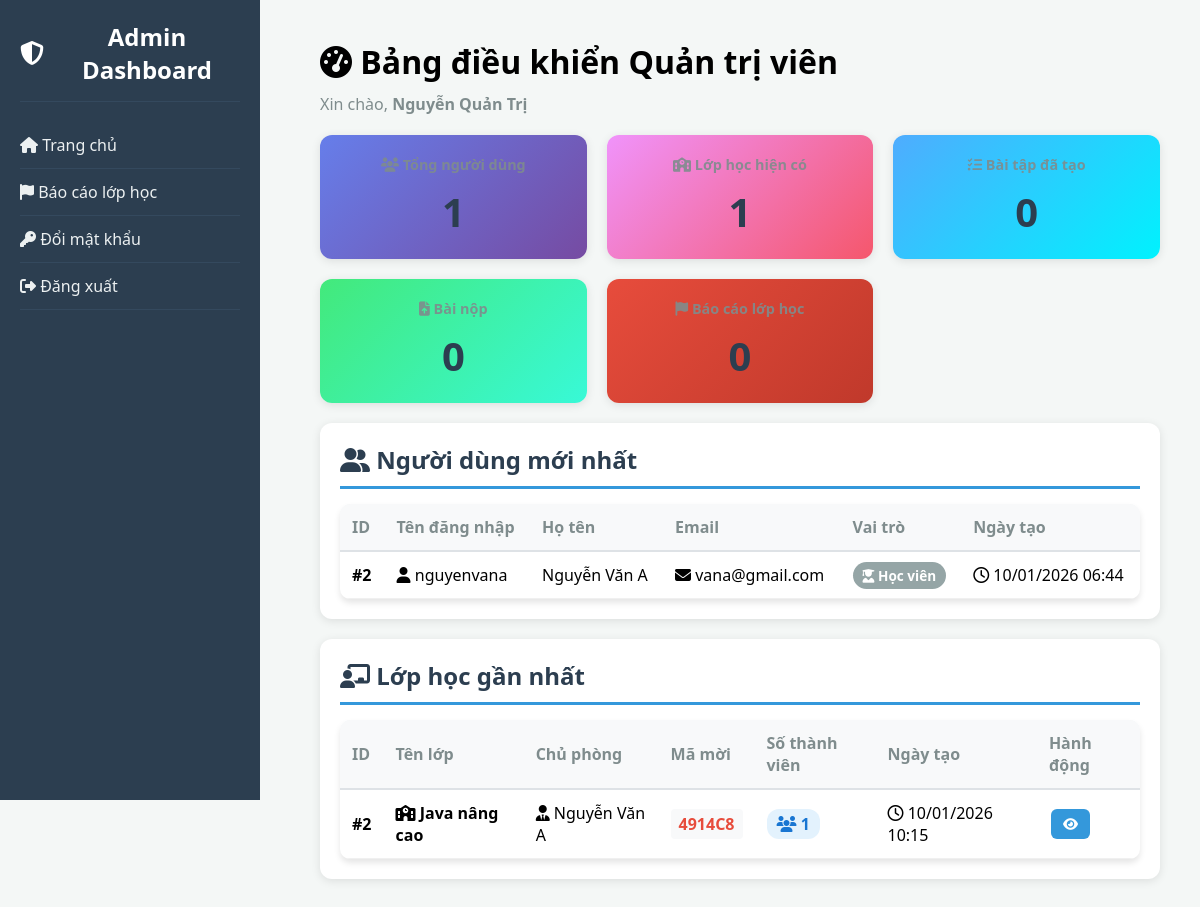
The page /dashboard/admin_dashboard.php (signed in) on the database as committed earlier.
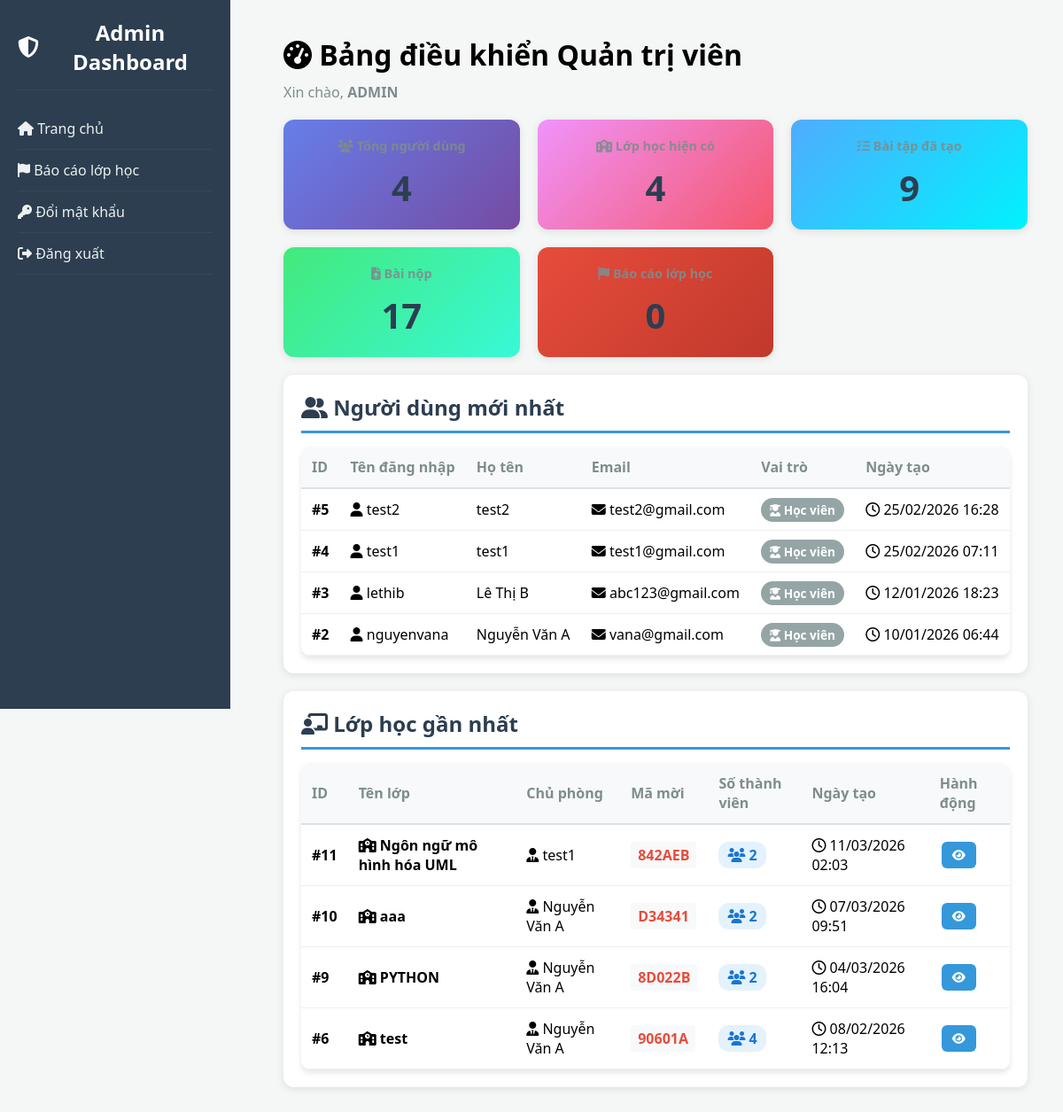
The same page on the database as committed later.
### tables this page shows
CREATE TABLE `users` (
  `id` int(11) NOT NULL,
  `username` varchar(50) NOT NULL,
  `password` varchar(255) NOT NULL,
  `email` varchar(100) NOT NULL,
  `full_name` varchar(100) NOT NULL,
  `role` enum('admin','user') DEFAULT 'user',
  `created_at` timestamp NOT NULL DEFAULT current_timestamp(),
  `status` enum('active','locked') DEFAULT 'active'
);

CREATE TABLE `classes` (
  `id` int(11) NOT NULL,
  `class_name` varchar(255) NOT NULL,
  `description` text DEFAULT NULL,
  `owner_id` int(11) DEFAULT NULL,
  `invite_code` varchar(10) DEFAULT NULL,
  `created_at` timestamp NOT NULL DEFAULT current_timestamp(),
  `type` enum('public','private') DEFAULT 'public',
  `requirements` text DEFAULT NULL
);

### dashboard/admin_dashboard.php (the view, shortened to what this page needs)
<?php
require_once __DIR__ . '/../config/db_config.php';
$admin_id = $_SESSION['user_id'];
$sql_admin = "SELECT full_name, username FROM users WHERE id = '$admin_id'";
$result_admin = mysqli_query($conn, $sql_admin);
$admin_data = mysqli_fetch_assoc($result_admin);
$admin_name = $admin_data['full_name'] ? $admin_data['full_name'] : $_SESSION['username'];
$sql_total_users = "SELECT COUNT(*) as total FROM users WHERE role != 'admin'";
$result_users = mysqli_query($conn, $sql_total_users);
$total_users = mysqli_fetch_assoc($result_users)['total'];
$sql_total_classes = "SELECT COUNT(*) as total FROM classes";
$result_classes = mysqli_query($conn, $sql_total_classes);
$total_classes = mysqli_fetch_assoc($result_classes)['total'];
$sql_total_assignments = "SELECT COUNT(*) as total FROM assignments";
$result_assignments = mysqli_query($conn, $sql_total_assignments);
$total_assignments = mysqli_fetch_assoc($result_assignments)['total'];
$sql_total_submissions = "SELECT COUNT(*) as total FROM submissions";
$result_submissions = mysqli_query($conn, $sql_total_submissions);
$total_submissions = mysqli_fetch_assoc($result_submissions)['total'];
$sql_total_reports = "SELECT COUNT(*) as total FROM reports WHERE report_type = 'class'";
$result_reports = mysqli_query($conn, $sql_total_reports);
$total_reports = mysqli_fetch_assoc($result_reports)['total'];
$sql_recent_users = "SELECT id, username, full_name, email, role, created_at
                     FROM users
                     WHERE role != 'admin'
                     ORDER BY created_at DESC
                     LIMIT 10";
$result_recent_users = mysqli_query($conn, $sql_recent_users);
$sql_recent_classes = "SELECT c.*, u.full_name as owner_name,
                       (SELECT COUNT(*) FROM class_members WHERE class_id = c.id) as member_count
                       FROM classes c
                       JOIN users u ON c.owner_id = u.id
                       ORDER BY c.created_at DESC
                       LIMIT 10";
$result_recent_classes = mysqli_query($conn, $sql_recent_classes);
$style_css_ver = @filemtime(__DIR__ . '/../assets/css/style.css');
$admin_style_ver = @filemtime(__DIR__ . '/../assets/css/admin_style.css');
?>
<!DOCTYPE html>
<html lang="vi">
<head>
    <link rel="stylesheet" href="/E_learning/assets/css/style.css?v=<?php echo $style_css_ver ?: time(); ?>">
    <link rel="stylesheet" href="/E_learning/assets/css/admin_style.css?v=<?php echo $admin_style_ver ?: time(); ?>">
    <link rel="stylesheet" href="https://cdnjs.cloudflare.com/ajax/libs/font-awesome/6.4.0/css/all.min.css">
</head>
<body class="admin-dashboard-page">
    <div class="sidebar">
        <h2><i class="fas fa-shield-alt"></i> Admin Dashboard</h2>
        <ul>
            <li><a href="/E_learning/dashboard/admin_dashboard.php"><i class="fas fa-home"></i> Trang chủ</a></li>
            <li><a href="/E_learning/views/view_reports.php"><i class="fas fa-flag"></i> Báo cáo lớp học</a></li>
            <li><a href="/E_learning/modules/auth/change_password.php"><i class="fas fa-key"></i> Đổi mật khẩu</a></li>
            <li><a href="/E_learning/modules/auth/logout.php"><i class="fas fa-sign-out-alt"></i> Đăng xuất</a></li>
        </ul>
    </div>
    <div class="main-content">
        <header>
            <h1><i class="fas fa-tachometer-alt"></i> Bảng điều khiển Quản trị viên</h1>
            <p class="admin-welcome-text">Xin chào, <strong><?php echo htmlspecialchars($admin_name); ?></strong></p>
        </header>
        <section class="stats">
            <div class="card blue">
                <h3><i class="fas fa-users"></i> Tổng người dùng</h3>
                <p><?php echo number_format($total_users); ?></p>
            </div>
            <div class="card green">
                <h3><i class="fas fa-school"></i> Lớp học hiện có</h3>
                <p><?php echo number_format($total_classes); ?></p>
            </div>
            <div class="card orange">
                <h3><i class="fas fa-tasks"></i> Bài tập đã tạo</h3>
                <p><?php echo number_format($total_assignments); ?></p>
            </div>
            <div class="card purple">
                <h3><i class="fas fa-file-upload"></i> Bài nộp</h3>
                <p><?php echo number_format($total_submissions); ?></p>
            </div>
            <a href="/E_learning/views/view_reports.php" class="stats-link-card">
                <div class="card card-report">
                    <h3><i class="fas fa-flag"></i> Báo cáo lớp học</h3>
                    <p><?php echo number_format($total_reports); ?></p>
                </div>
            </a>
        </section>
        <section class="table-container">
            <h2><i class="fas fa-user-friends"></i> Người dùng mới nhất</h2>
            <table>
                <thead>
                    <tr>
                        <th>ID</th>
                        <th>Tên đăng nhập</th>
                        <th>Họ tên</th>
                        <th>Email</th>
                        <th>Vai trò</th>
                        <th>Ngày tạo</th>
                    </tr>
                </thead>
                <tbody>
                    <?php if (mysqli_num_rows($result_recent_users) > 0): ?>
                        <?php while($user = mysqli_fetch_assoc($result_recent_users)): ?>
                            <tr>
                                <td><strong>#<?php echo $user['id']; ?></strong></td>
                                <td><i class="fas fa-user"></i> <?php echo htmlspecialchars($user['username']); ?></td>
                                <td><?php echo htmlspecialchars($user['full_name']); ?></td>
                                <td><i class="fas fa-envelope"></i> <?php echo htmlspecialchars($user['email']); ?></td>
                                <td>
                                    <span class="badge <?php echo ($user['role'] == 'teacher') ? 'badge-teacher' : 'badge-student'; ?>">
                                        <i class="fas fa-<?php echo ($user['role'] == 'teacher') ? 'chalkboard-teacher' : 'user-graduate'; ?>"></i>
                                        <?php echo ($user['role'] == 'teacher') ? 'Giáo viên' : 'Học viên'; ?>
                                    </span>
                                </td>
                                <td><i class="far fa-clock"></i> <?php echo date('d/m/Y H:i', strtotime($user['created_at'])); ?></td>
                            </tr>
                        <?php endwhile; ?>
                    <?php endif; ?>
                </tbody>
            </table>
        </section>
        <section class="table-container">
            <h2><i class="fas fa-chalkboard-teacher"></i> Lớp học gần nhất</h2>
            <table>
                <thead>
                    <tr>
                        <th>ID</th>
                        <th>Tên lớp</th>
                        <th>Chủ phòng</th>
                        <th>Mã mời</th>
                        <th>Số thành viên</th>
                        <th>Ngày tạo</th>
                        <th>Hành động</th>
                    </tr>
                </thead>
                <tbody>
                    <?php if (mysqli_num_rows($result_recent_classes) > 0): ?>
                        <?php while($class = mysqli_fetch_assoc($result_recent_classes)): ?>
                            <tr>
                                <td><strong>#<?php echo $class['id']; ?></strong></td>
                                <td><i class="fas fa-school"></i> <strong><?php echo htmlspecialchars($class['class_name']); ?></strong></td>
                                <td><i class="fas fa-user-tie"></i> <?php echo htmlspecialchars($class['owner_name']); ?></td>
                                <td>
                                    <code class="invite-code-pill">
                                        <?php echo $class['invite_code']; ?>
                                    </code>
                                </td>
                                <td>
                                    <span class="member-count-pill">
                                        <i class="fas fa-users"></i> <?php echo $class['member_count'] + 1; ?>
                                    </span>
                                </td>
                                <td><i class="far fa-clock"></i> <?php echo date('d/m/Y H:i', strtotime($class['created_at'])); ?></td>
                                <td>
                                    <button class="btn-action btn-view js-admin-open-class" data-class-id="<?php echo $class['id']; ?>" title="Xem chi tiết" type="button">
                                        <i class="fas fa-eye"></i>
                                    </button>
                                </td>
                            </tr>
                        <?php endwhile; ?>
                    <?php endif; ?>
                </tbody>
            </table>
        </section>
    </div>
</body>
</html>

### assets/css/style.css (style rules this page uses)
* { margin: 0; padding: 0; box-sizing: border-box; font-family: 'Segoe UI', Tahoma, Geneva, Verdana, sans-serif; }
.admin-dashboard-page .stats { display: grid; grid-template-columns: repeat(auto-fit, minmax(200px, 1fr)); gap: 20px; margin: 20px 0; }
.admin-dashboard-page .card { background: white; padding: 20px; border-radius: 12px; box-shadow: 0 2px 10px rgba(0, 0, 0, 0.1); text-align: center; transition: 0.3s; }
.admin-dashboard-page .card.blue { background: linear-gradient(135deg, #667eea 0%, #764ba2 100%); color: white; }
.admin-dashboard-page .card.green { background: linear-gradient(135deg, #f093fb 0%, #f5576c 100%); color: white; }
.admin-dashboard-page .card.orange { background: linear-gradient(135deg, #4facfe 0%, #00f2fe 100%); color: white; }
.admin-dashboard-page .card.purple { background: linear-gradient(135deg, #43e97b 0%, #38f9d7 100%); color: white; }
.admin-dashboard-page .card-report { background: linear-gradient(135deg, #e74c3c 0%, #c0392b 100%); color: white; cursor: pointer; }
.admin-dashboard-page .card h3 { margin: 0 0 10px 0; font-size: 0.9em; opacity: 0.9; }
.admin-dashboard-page .card p { margin: 0; font-size: 2.5em; font-weight: bold; }
.admin-dashboard-page .table-container { background: white; padding: 20px; border-radius: 12px; box-shadow: 0 2px 10px rgba(0, 0, 0, 0.1); margin: 20px 0; }
.admin-dashboard-page .table-container h2 { margin-top: 0; color: #2c3e50; border-bottom: 3px solid #3498db; padding-bottom: 10px; }
.admin-dashboard-page table { width: 100%; border-collapse: collapse; margin-top: 15px; }
.admin-dashboard-page thead { background: #f8f9fa; }
.admin-dashboard-page th { padding: 12px; text-align: left; color: #7f8c8d; font-weight: 600; border-bottom: 2px solid #dee2e6; }
.admin-dashboard-page td { padding: 12px; border-bottom: 1px solid #f0f0f0; }
.admin-dashboard-page .badge { padding: 4px 10px; border-radius: 15px; font-size: 0.85em; font-weight: bold; }
.admin-dashboard-page .badge-student { background: #95a5a6; color: white; }
.admin-dashboard-page .btn-action { width: auto; padding: 6px 12px; border: none; border-radius: 6px; cursor: pointer; font-weight: bold; margin: 0 2px; transition: 0.3s; }
.admin-dashboard-page .btn-view { background: #3498db; color: white; }
.admin-dashboard-page .sidebar h2 { display: flex; align-items: center; gap: 10px; }
.admin-welcome-text { color: #7f8c8d; margin-top: 10px; }
.stats-link-card { text-decoration: none; color: inherit; }
.invite-code-pill { background: #f8f9fa; padding: 4px 8px; border-radius: 4px; color: #e74c3c; font-weight: bold; }
.member-count-pill { background: #e3f2fd; color: #1976d2; padding: 4px 10px; border-radius: 12px; font-weight: bold; }

### assets/css/admin_style.css (style rules this page uses)
body { font-family: 'Segoe UI', Arial, sans-serif; display: flex; margin: 0; background: #f4f7f6; }
.sidebar { width: 260px; background: #2c3e50; color: white; height: 100vh; padding: 20px; position: fixed; }
.sidebar h2 { text-align: center; border-bottom: 1px solid #34495e; padding-bottom: 15px; }
.sidebar ul { list-style: none; padding: 20px 0; }
.sidebar ul li { padding: 12px 0; border-bottom: 1px solid #34495e; }
.sidebar ul li a { color: #ecf0f1; text-decoration: none; display: block; }
.main-content { margin-left: 280px; padding: 40px; width: calc(100% - 280px); }
.stats { display: flex; gap: 20px; margin-bottom: 40px; }
.card { background: white; padding: 25px; border-radius: 10px; flex: 1; box-shadow: 0 4px 6px rgba(0,0,0,0.1); text-align: center; }
.card h3 { margin-top: 0; color: #7f8c8d; }
.card p { font-size: 24px; font-weight: bold; color: #2c3e50; }
table { width: 100%; background: white; border-collapse: collapse; border-radius: 10px; overflow: hidden; box-shadow: 0 4px 6px rgba(0,0,0,0.1); }
th, td { padding: 15px; text-align: left; border-bottom: 1px solid #eee; }
th { background: #f8f9fa; color: #333; }

Rows that differ between the two databases and show on the page:
removed classes: id "2", class_name "Java nâng cao", owner.full_name "Nguyễn Văn A", invite_code "4914C8", member_count "1", created_at "10/01/2026 10:15"
changed users: full_name "Nguyễn Quản Trị" → "ADMIN"
added users: id "5", username "test2", full_name "test2", email "test2@gmail.com", role "Học viên", created_at "25/02/2026 16:28"
added users: id "4", username "test1", full_name "test1", email "test1@gmail.com", role "Học viên", created_at "25/02/2026 07:11"
added users: id "3", username "lethib", full_name "Lê Thị B", email "abc123@gmail.com", role "Học viên", created_at "12/01/2026 18:23"
added classes: id "11", class_name "Ngôn ngữ mô hình hóa UML", owner.full_name "test1", invite_code "842AEB", member_count "2", created_at "11/03/2026 02:03"
added classes: id "10", class_name "aaa", owner.full_name "Nguyễn Văn A", invite_code "D34341", member_count "2", created_at "07/03/2026 09:51"
added classes: id "9", class_name "PYTHON", owner.full_name "Nguyễn Văn A", invite_code "8D022B", member_count "2", created_at "04/03/2026 16:04"
added classes: id "6", class_name "test", owner.full_name "Nguyễn Văn A", invite_code "90601A", member_count "4", created_at "08/02/2026 12:13"
Other text that changed with them:
$total_users: "1" → "4"
$total_classes: "1" → "4"
$total_assignments: "0" → "9"
$total_submissions: "0" → "17"
